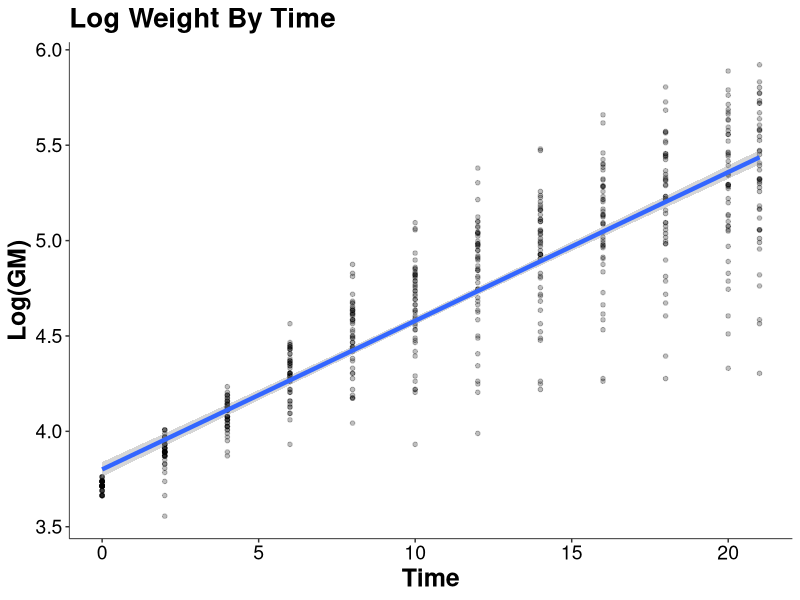
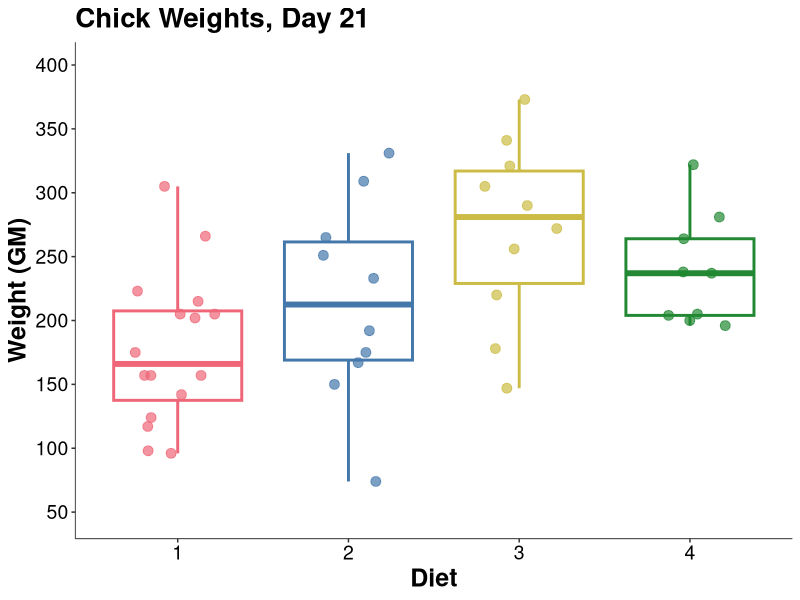
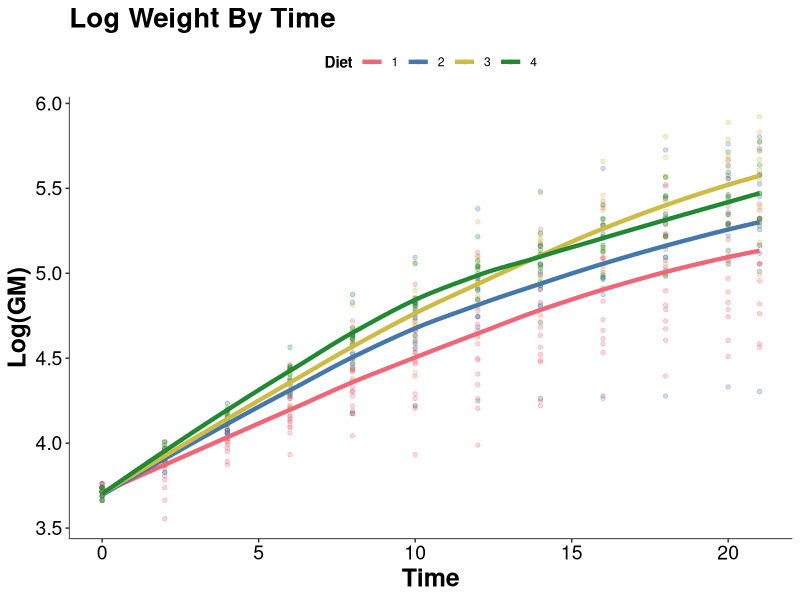

The R source for these figures, in order: (Note: this script raises an error after producing the figures.)

# load up those packages or install them if you don't have them -----------

if (!require("tidyverse")) install.packages("tidyverse")
if (!require("officer")) install.packages("officer")
if (!require("glue")) install.packages("glue")



# my custom ggplot theme because defaults are ugly ------------------------

thematics<-
  theme_bw()+
  theme(legend.position = "top",
                            axis.text = element_text(color="black",size=14),
                            axis.title = element_text(face=2,size=18),
                            plot.title = element_text(face=2,size=20),
                            legend.title = element_text(face=2),
                            plot.caption = element_text(face=1,size=10),
                            panel.border = element_blank(),
                            axis.line = element_line(color="black",linewidth =.25),
                            strip.text = element_text(face=2),title = element_text(face = 2),
                            panel.grid = element_blank(),
                            strip.background = element_blank(),
                            text = element_text(family = "sans"))

safePal <-
  c("#ee6677",
    "#4477aa" ,
    "#ccbb44" ,
    "#228833",
    "#66ccee",
    "#aa3377"
    )



# some chickie data -------------------------------------------------------

data("ChickWeight")

chickie<-
  ChickWeight


# make some visuals -------------------------------------------------------

(sillyOLS<-
  chickie %>% 
  ggplot(aes(x=Time,
             y=log(weight)))+
  geom_point(alpha=.25,
             size=1.25)+
  geom_smooth(se=T,
              linewidth=1.5,
              method='lm')+
  labs(title="Log Weight By Time",
       y="Log(GM)",
       x="Time")+
  thematics+
  scale_color_manual(values = safePal))


(chickieEndWeight<-
    chickie %>%
    filter(Time %in% c(21)) %>% 
    ggplot(aes(x=factor(Diet),
               y=weight,
               color=factor(Diet)))+
    geom_boxplot(size=1,
                 show.legend = F)+
    geom_jitter(height = 0,
                width = .25,
                size=3,
                alpha=.7,
                show.legend = F)+
    thematics+
    scale_color_manual(values = safePal)+
    scale_y_continuous(expand = expansion(mult = c(.15)),
                       breaks = seq(0,500,50))+
    labs(title="Chick Weights, Day 21",
         y="Weight (GM)",
         x="Diet"))
  
(dietChart<-
  chickie %>% 
  ggplot(aes(x=Time,
             y=log(weight),
             color=Diet))+
  geom_point(alpha=.25,
             size=1.25)+
  geom_smooth(se=F,
              linewidth=1.5)+
  labs(title="Log Weight By Time",
       y="Log(GM)",
       x="Time")+
  thematics+
  scale_color_manual(values = safePal))




# Some text for our PPT ---------------------------------------------------


  
dietMeans<-
  chickie %>% 
  group_by(Diet,Time) %>% 
  summarise(avg=mean(weight,rm.na=T)) %>% 
  filter(Time %in% c(0,21)) %>% 
  pivot_wider(id_cols = Diet,
              names_from = Time,
              values_from = avg,
              names_prefix ="time_" ) %>% 
  mutate(delta=time_21-time_0)

dynamicText<-
  glue(
  "Diet 1 saw a mean weight increase of {round(dietMeans$delta[dietMeans$Diet==1],1)} from T0 to T21\n
  Diet 2 saw a mean weight increase of {round(dietMeans$delta[dietMeans$Diet==2],1)} from T0 to T21\n  
  Diet 3 saw a mean weight increase of {round(dietMeans$delta[dietMeans$Diet==3],1)} from T0 to T21\n  
  Diet 4 saw a mean weight increase of {round(dietMeans$delta[dietMeans$Diet==4],1)} from T0 to T21
")



# bringing in the PPT template --------------------------------------------

ppt<-read_pptx("my_ppt.pptx")

#editing a slide that already exists
ppt<-on_slide(ppt,
              index = 1)

ppt<-ph_with(ppt, 
             value ="Counting Chickens", 
             location = ph_location_label(ph_label ="title"))

ppt<-ph_with(ppt, 
             value =paste0(format(today(),"%D")), 
             location = ph_location_label(ph_label ="subtitle"))             

#adding a new slide from a layout and dropping a fullsize plot
ppt<-add_slide(ppt,layout = "Blank",master = "Retrospect")

ppt<-ph_with(ppt,
             value=sillyOLS,
             location = ph_location_fullsize())

#adding a slide with some text into predefined elements
ppt<-add_slide(ppt,layout = "text slide",master = "Retrospect")

ppt<-ph_with(ppt, 
             value ="Lorem Ipsum", 
             location = ph_location_label(ph_label ="Title 1"))  

ppt<-ph_with(ppt, 
             value ="
Lorem ipsum dolor sit amet, consectetur adipiscing elit, sed do eiusmod tempor 
incididunt ut labore et dolore magna aliqua. Ut enim ad minim veniam, quis nostrud 
exercitation ullamco laboris nisi ut aliquip ex ea commodo consequat. 
Duis aute irure dolor in reprehenderit in voluptate velit esse cillum dolore eu fugiat nulla pariatur. 
Excepteur sint occaecat cupidatat non proident, sunt in culpa qui officia deserunt mollit anim id est laborum.", 
location = ph_location_label(ph_label ="Content Placeholder 2"))  

#adding a slide with predefined elements for text and visuals
ppt<-add_slide(ppt,layout = "viz",master = "Retrospect")

ppt<-ph_with(ppt, 
             value ="Boxplots Are Fun", 
             location = ph_location_label(ph_label ="Title 1"))  

ppt<-ph_with(ppt, 
             value = chickieEndWeight, 
             location = ph_location_label(ph_label ="visual"))  

#a more complex example
ppt<-add_slide(ppt,layout = "dual",master = "Retrospect")

ppt<-ph_with(ppt, 
             value ="Chickens Get Bigger When You Feed Them", 
             location = ph_location_label(ph_label ="Title"))  

ppt<-ph_with(ppt, 
             value = dietChart, 
             location = ph_location_label(ph_label ="left"))  

ppt<-ph_with(ppt, 
             value = dynamicText, 
             location = ph_location_label(ph_label ="right"))  

#Generate your slide deck!
print(ppt,
      target = paste0(today(),"-ppt.pptx"))
